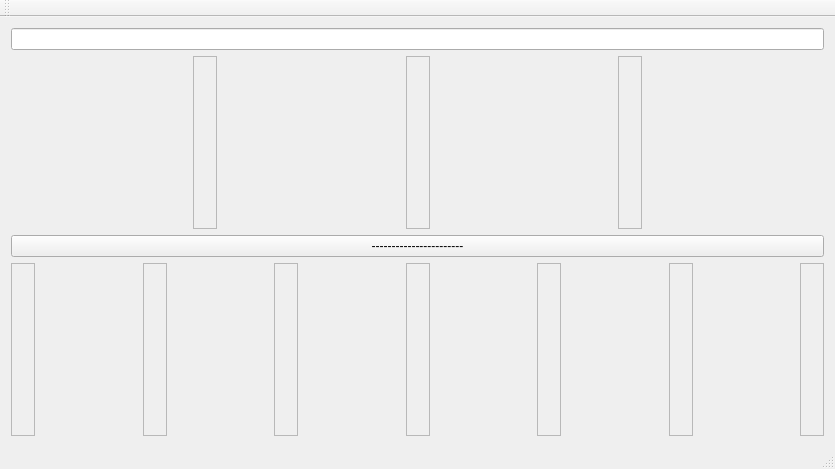
<?xml version="1.0" encoding="UTF-8"?>
<ui version="4.0">
 <class>Alethiometr</class>
 <widget class="QMainWindow" name="Alethiometr">
  <property name="geometry">
   <rect>
    <x>0</x>
    <y>0</y>
    <width>835</width>
    <height>469</height>
   </rect>
  </property>
  <property name="windowTitle">
   <string>Alethiometr</string>
  </property>
  <widget class="QWidget" name="centralWidget">
   <layout class="QVBoxLayout" name="verticalLayout">
    <item>
     <widget class="QLineEdit" name="lineEdit"/>
    </item>
    <item>
     <layout class="QHBoxLayout" name="horizontalLayout">
      <item>
       <spacer name="horizontalSpacer">
        <property name="orientation">
         <enum>Qt::Horizontal</enum>
        </property>
        <property name="sizeHint" stdset="0">
         <size>
          <width>40</width>
          <height>20</height>
         </size>
        </property>
       </spacer>
      </item>
      <item>
       <widget class="QFrame" name="Inframe_1">
        <property name="frameShape">
         <enum>QFrame::StyledPanel</enum>
        </property>
        <property name="frameShadow">
         <enum>QFrame::Sunken</enum>
        </property>
        <layout class="QHBoxLayout" name="horizontalLayout_3"/>
       </widget>
      </item>
      <item>
       <spacer name="horizontalSpacer_2">
        <property name="orientation">
         <enum>Qt::Horizontal</enum>
        </property>
        <property name="sizeHint" stdset="0">
         <size>
          <width>40</width>
          <height>20</height>
         </size>
        </property>
       </spacer>
      </item>
      <item>
       <widget class="QFrame" name="Inframe_2">
        <property name="frameShape">
         <enum>QFrame::StyledPanel</enum>
        </property>
        <property name="frameShadow">
         <enum>QFrame::Sunken</enum>
        </property>
        <layout class="QHBoxLayout" name="horizontalLayout_4"/>
       </widget>
      </item>
      <item>
       <spacer name="horizontalSpacer_3">
        <property name="orientation">
         <enum>Qt::Horizontal</enum>
        </property>
        <property name="sizeHint" stdset="0">
         <size>
          <width>40</width>
          <height>20</height>
         </size>
        </property>
       </spacer>
      </item>
      <item>
       <widget class="QFrame" name="Inframe_3">
        <property name="frameShape">
         <enum>QFrame::StyledPanel</enum>
        </property>
        <property name="frameShadow">
         <enum>QFrame::Sunken</enum>
        </property>
        <layout class="QHBoxLayout" name="horizontalLayout_5"/>
       </widget>
      </item>
      <item>
       <spacer name="horizontalSpacer_4">
        <property name="orientation">
         <enum>Qt::Horizontal</enum>
        </property>
        <property name="sizeHint" stdset="0">
         <size>
          <width>40</width>
          <height>20</height>
         </size>
        </property>
       </spacer>
      </item>
     </layout>
    </item>
    <item>
     <widget class="QPushButton" name="doButton">
      <property name="text">
       <string>-----------------------</string>
      </property>
     </widget>
    </item>
    <item>
     <layout class="QHBoxLayout" name="horizontalLayout_2">
      <item>
       <widget class="QFrame" name="Outframe_1">
        <property name="frameShape">
         <enum>QFrame::StyledPanel</enum>
        </property>
        <property name="frameShadow">
         <enum>QFrame::Sunken</enum>
        </property>
        <layout class="QHBoxLayout" name="horizontalLayout_6"/>
       </widget>
      </item>
      <item>
       <spacer name="horizontalSpacer_5">
        <property name="orientation">
         <enum>Qt::Horizontal</enum>
        </property>
        <property name="sizeHint" stdset="0">
         <size>
          <width>40</width>
          <height>20</height>
         </size>
        </property>
       </spacer>
      </item>
      <item>
       <widget class="QFrame" name="Outframe_2">
        <property name="frameShape">
         <enum>QFrame::StyledPanel</enum>
        </property>
        <property name="frameShadow">
         <enum>QFrame::Sunken</enum>
        </property>
        <layout class="QHBoxLayout" name="horizontalLayout_7"/>
       </widget>
      </item>
      <item>
       <spacer name="horizontalSpacer_6">
        <property name="orientation">
         <enum>Qt::Horizontal</enum>
        </property>
        <property name="sizeHint" stdset="0">
         <size>
          <width>40</width>
          <height>20</height>
         </size>
        </property>
       </spacer>
      </item>
      <item>
       <widget class="QFrame" name="Outframe_3">
        <property name="frameShape">
         <enum>QFrame::StyledPanel</enum>
        </property>
        <property name="frameShadow">
         <enum>QFrame::Sunken</enum>
        </property>
        <layout class="QHBoxLayout" name="horizontalLayout_8"/>
       </widget>
      </item>
      <item>
       <spacer name="horizontalSpacer_7">
        <property name="orientation">
         <enum>Qt::Horizontal</enum>
        </property>
        <property name="sizeHint" stdset="0">
         <size>
          <width>40</width>
          <height>20</height>
         </size>
        </property>
       </spacer>
      </item>
      <item>
       <widget class="QFrame" name="Outframe_4">
        <property name="frameShape">
         <enum>QFrame::StyledPanel</enum>
        </property>
        <property name="frameShadow">
         <enum>QFrame::Sunken</enum>
        </property>
        <layout class="QHBoxLayout" name="horizontalLayout_9"/>
       </widget>
      </item>
      <item>
       <spacer name="horizontalSpacer_8">
        <property name="orientation">
         <enum>Qt::Horizontal</enum>
        </property>
        <property name="sizeHint" stdset="0">
         <size>
          <width>40</width>
          <height>20</height>
         </size>
        </property>
       </spacer>
      </item>
      <item>
       <widget class="QFrame" name="Outframe_5">
        <property name="frameShape">
         <enum>QFrame::StyledPanel</enum>
        </property>
        <property name="frameShadow">
         <enum>QFrame::Sunken</enum>
        </property>
        <layout class="QHBoxLayout" name="horizontalLayout_10"/>
       </widget>
      </item>
      <item>
       <spacer name="horizontalSpacer_9">
        <property name="orientation">
         <enum>Qt::Horizontal</enum>
        </property>
        <property name="sizeHint" stdset="0">
         <size>
          <width>40</width>
          <height>20</height>
         </size>
        </property>
       </spacer>
      </item>
      <item>
       <widget class="QFrame" name="Outframe_6">
        <property name="frameShape">
         <enum>QFrame::StyledPanel</enum>
        </property>
        <property name="frameShadow">
         <enum>QFrame::Sunken</enum>
        </property>
        <layout class="QHBoxLayout" name="horizontalLayout_11"/>
       </widget>
      </item>
      <item>
       <spacer name="horizontalSpacer_10">
        <property name="orientation">
         <enum>Qt::Horizontal</enum>
        </property>
        <property name="sizeHint" stdset="0">
         <size>
          <width>40</width>
          <height>20</height>
         </size>
        </property>
       </spacer>
      </item>
      <item>
       <widget class="QFrame" name="Outframe_7">
        <property name="frameShape">
         <enum>QFrame::StyledPanel</enum>
        </property>
        <property name="frameShadow">
         <enum>QFrame::Sunken</enum>
        </property>
        <layout class="QHBoxLayout" name="horizontalLayout_12"/>
       </widget>
      </item>
     </layout>
    </item>
   </layout>
  </widget>
  <widget class="QMenuBar" name="menuBar">
   <property name="geometry">
    <rect>
     <x>0</x>
     <y>0</y>
     <width>835</width>
     <height>21</height>
    </rect>
   </property>
  </widget>
  <widget class="QToolBar" name="mainToolBar">
   <attribute name="toolBarArea">
    <enum>TopToolBarArea</enum>
   </attribute>
   <attribute name="toolBarBreak">
    <bool>false</bool>
   </attribute>
  </widget>
  <widget class="QStatusBar" name="statusBar"/>
 </widget>
 <layoutdefault spacing="6" margin="11"/>
 <resources/>
 <connections/>
</ui>
